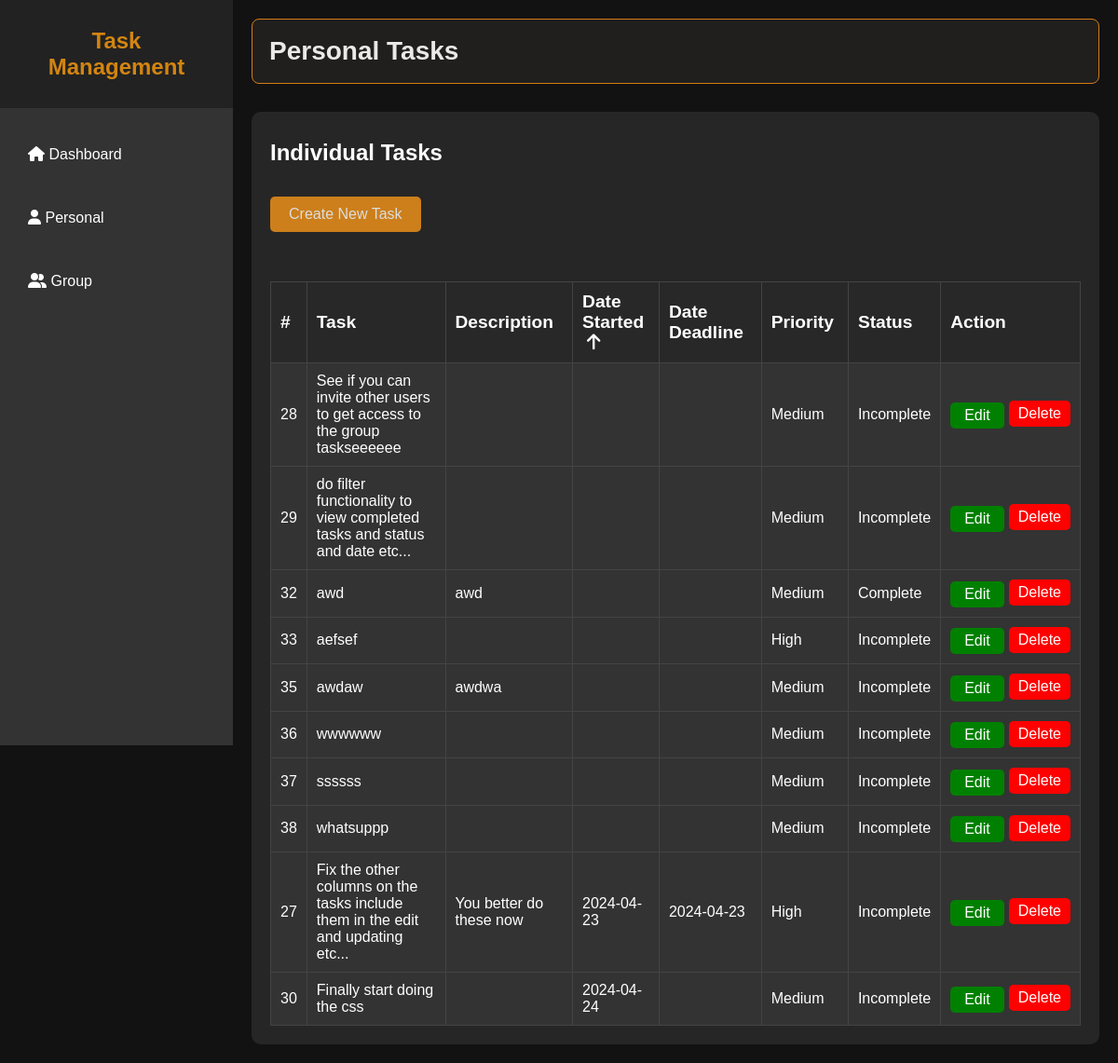
The app's page /home.php (signed in) with its own data.
### tables this page shows
CREATE TABLE "Individual_tasks" (
	"individual_task_id"	INTEGER NOT NULL,
	"task_title"	TEXT NOT NULL,
	"task_desc"	TEXT NOT NULL,
	"user_id"	INTEGER,
	"is_complete"	TEXT NOT NULL,
	"date_started"	INTEGER NOT NULL,
	"time_created"	INTEGER,
	"date_deadline"	INTEGER NOT NULL,
	"time_deadline"	INTEGER,
	"priority"	TEXT,
	FOREIGN KEY("user_id") REFERENCES "USER"("user_id"),
	PRIMARY KEY("individual_task_id")
);

### home.php (the view, shortened to what this page needs)
<?php
require_once('includes/database_connect.php');
$sort = $_GET['sort'] ?? 'date_started';
$order = $_GET['order'] ?? 'asc';
function sort_link($label, $column, $currentSort, $currentOrder) {
    $dir = $currentSort == $column && $currentOrder == 'asc' ? 'desc' : 'asc';
    $icon = $currentSort == $column ? ($currentOrder == 'asc' ? 'fas fa-arrow-up' : 'fas fa-arrow-down') : '';
    return "<a href='?sort=$column&order=$dir' class='sort-link'>$label <i class='$icon'></i></a>";
}
$sql = "SELECT individual_task_id, task_title, task_desc, date_started, date_deadline, priority, is_complete FROM Individual_tasks WHERE user_id = ? ORDER BY $sort $order";
$stmt = $db->prepare($sql);
$stmt->bindValue(1, $_SESSION['user_id'], SQLITE3_INTEGER);
$results = $stmt->execute();
?>
<!DOCTYPE html>
<html lang="en">
<head>
    <link rel="stylesheet" href="Styles/home-style.css">
    <link rel="stylesheet" href="https://cdnjs.cloudflare.com/ajax/libs/font-awesome/5.15.1/css/all.min.css">
</head>
<body>
    <?php include('sidenav.php'); ?>
    <div class="personal-content">
        <h2>Personal Tasks</h2>
        <div class="personal-tasks">
            <h3>Individual Tasks</h3>
            <button id="home-create-button"onclick="location.href='scripts/create_task.php'">Create New Task</button>
            <table>
                <thead>
                    <tr>
                        <th>#</th>
                        <th><?= sort_link('Task', 'task_title', $sort, $order) ?></th>
                        <th><?= sort_link('Description', 'task_desc', $sort, $order) ?></th>
                        <th><?= sort_link('Date Started', 'date_started', $sort, $order) ?></th>
                        <th><?= sort_link('Date Deadline', 'date_deadline', $sort, $order) ?></th>
                        <th><?= sort_link('Priority', 'priority', $sort, $order) ?></th>
                        <th><?= sort_link('Status', 'is_complete', $sort, $order) ?></th>
                        <th>Action</th>
                    </tr>
                </thead>
<tbody>
                    <?php while ($row = $results->fetchArray()): ?>
                        <tr>
                            <td><?= htmlspecialchars($row['individual_task_id']); ?></td>
                            <td><?= htmlspecialchars($row['task_title']); ?></td>
                            <td><?= htmlspecialchars($row['task_desc']); ?></td>
                            <td><?= htmlspecialchars($row['date_started']); ?></td>
                            <td><?= htmlspecialchars($row['date_deadline']); ?></td>
                            <td><?= htmlspecialchars($row['priority']); ?></td>
                            <td><?= $row['is_complete'] == 1 ? 'Complete' : 'Incomplete'; ?></td>
                            <td>
                                <div class="action-buttons">
                                    <form action='scripts/edit_task.php' method='POST' style='display:inline;'>
                                        <button type='submit' class="edit-button">Edit</button>
                                    </form>
                                    <form action='scripts/delete_task.php' method='POST' style='display:inline;' onsubmit="return confirm('Are you sure you want to delete this task?');">
                                        <button type='submit' class="delete-button">Delete</button>
                                    </form>
                                </div>
                            </td>
                        </tr>
                    <?php endwhile; ?>
                </tbody>
            </table>
        </div>
    </div>
</body>
</html>

### sidenav.php (shortened to what this page needs)
<!DOCTYPE html>
<html lang="en">
<head>
    <link rel="stylesheet" href="../css/style.css">
</head>
<body>
    <div class="wrapper">
        <div class="sidenav">
            <h1>Task Management</h1>
            <ul>
                <li><a  href="/Project2_Shehab_32016884/index.php"><i class="fa-solid fa-house"></i> Dashboard </a></li>
                <li><a  href="/Project2_Shehab_32016884/home.php"><i class="fa-solid fa-user"></i> Personal </a></li>
                <li>
                <?php if (isset($_SESSION['last_managed_group_id'])): ?>
                    <a href="/Project2_Shehab_32016884/manage_group.php?group_id=<?php echo $_SESSION['last_managed_group_id']; ?>"><i class="fa-solid fa-user-group"></i> Group </a>
                <?php else: ?>
                    <a href="/Project2_Shehab_32016884/group.php"><i class="fa-solid fa-user-group"></i> Group </a>
                <?php endif; ?>
                </li>
            </ul>
            <div class="social-media">
            </div>
        </div>
    </div>
</body>
</html>

### Styles/home-style.css (style rules this page uses)
body { font-family: 'Segoe UI', Arial, sans-serif; background: #121212; color: #cccccc; margin: 0; padding: 0; }
.sidenav { background-color: #333; width: 250px; height: 100vh; position: fixed; top: 0; left: 0; overflow-x: hidden; overflow-y: auto; display: flex; flex-direction: column; }
.sidenav h1 { padding: 30px; margin: 0; background: #222; text-align: center; color: rgb(211, 133, 17); font-size: 24px; }
.sidenav ul { list-style-type: none; padding: 0; }
.sidenav ul li a { padding: 25px 30px; display: block; color: white; text-decoration: none; transition: background 0.3s; }
.social-media { text-align: center; padding: 10px 0; }
.personal-content { margin-left: 250px; padding: 20px; }
h2 { color: rgb(233, 233, 233); font-size: 1.75em; margin-bottom: 30px; margin-top: 0px;; padding:18px; background:rgb(32, 31, 29); border-radius: 8px; border: 1.5px solid #d67c16; }
.personal-tasks { background: #272626; padding: 20px; margin-top: 20px; border-radius: 10px; }
.personal-tasks h3 { color: #fff; margin-top: 10px; margin-bottom: 33px; font-size: 1.5em; }
table { width: 100%; border-collapse: collapse; background: #424242; color: #ffffff; }
table th, table td { padding: 12px; border: 1px solid #666; }
table th { background: #292828; color: #ffffff; font-size: 1.2em; }
.sort-link { color: #ffffff; text-decoration: none; }
.sort-link i { margin-left: 5px; }
button { background-color: #cc7f1b; color: #ddd; border: none; padding: 10px 20px; border-radius: 5px; cursor: pointer; margin-bottom: 33px; font-size: 1em; }
.action-buttons { display: flex; justify-content: space-around; }
.edit-button { background-color: green; color: white; border: none; padding: 5px 15px; border-radius: 5px; cursor: pointer; transition: background-color 0.2s ease; margin-top: 1.5px; margin-right: 5px; margin-bottom: 0px; }
.delete-button { background-color: red; color: white; border: none; padding: 5px 10px; border-radius: 5px; cursor: pointer; transition: background-color 0.2s ease; margin-bottom: 0px; }

### Styles/style.css (style rules this page uses)
body { font-family: Arial, sans-serif; margin: 0; padding: 0; background: #121212; color: #ffffff; }
.sidenav { background-color: #333; width: 250px; height: 100vh; position: fixed; top: 0; left: 0; overflow-x: hidden; overflow-y: auto; display: flex; flex-direction: column; }
.sidenav h1 { padding: 30px; margin: 0; background: #222; text-align: center; color: rgb(211, 133, 17); font-size: 24px; }
.sidenav ul { list-style-type: none; padding: 0; }
.sidenav ul li a { padding: 25px 30px; display: block; color: white; text-decoration: none; transition: background 0.3s; }
.social-media { text-align: center; padding: 10px 0; }
table { width: 100%; border-collapse: collapse; background: #333; color: #ffffff; margin-top: 20px; }
table th, table td { padding: 10px; border: 1px solid #444; text-align: left; font-size: 1em; }
thead { background: #222; font-size: 1.2em; }

### records on screen
individual_tasks: individual_task_id "28", task_title "See if you can invite other users to get access to the group taskseeeeee", priority "Medium", is_complete "Incomplete"
individual_tasks: individual_task_id "29", task_title "do filter functionality to view completed tasks and status and date etc...", priority "Medium", is_complete "Incomplete"
individual_tasks: individual_task_id "32", task_title "awd", task_desc "awd", priority "Medium", is_complete "Complete"
individual_tasks: individual_task_id "33", task_title "aefsef", priority "High", is_complete "Incomplete"
individual_tasks: individual_task_id "35", task_title "awdaw", task_desc "awdwa", priority "Medium", is_complete "Incomplete"
individual_tasks: individual_task_id "36", task_title "wwwwww", priority "Medium", is_complete "Incomplete"
individual_tasks: individual_task_id "37", task_title "ssssss", priority "Medium", is_complete "Incomplete"
individual_tasks: individual_task_id "38", task_title "whatsuppp", priority "Medium", is_complete "Incomplete"
individual_tasks: individual_task_id "27", task_title "Fix the other columns on the tasks include them in the edit and updating etc...", task_desc "You better do these now", date_started "2024-04-23", date_deadline "2024-04-23", priority "High", is_complete "Incomplete"
individual_tasks: individual_task_id "30", task_title "Finally start doing the css", date_started "2024-04-24", priority "Medium", is_complete "Incomplete"

### other values on screen
$label "Task Description Date Started Date Deadline Priority Status"
